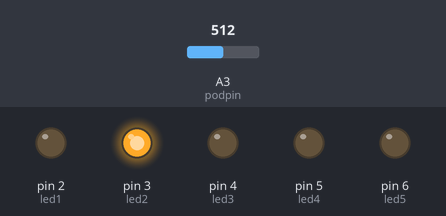
The sketch below on a simulated Arduino Uno, built with avr-gcc and run on an emulated ATmega328P. Parts: output pins drawn as LEDs (lit = HIGH). Inputs (shaded band) come from the test bench; at power-on: A3 (podpin) = 512.

Above: at 5.4 s.
5.5 s: A3 (podpin) set to 0
At 10.6 s:
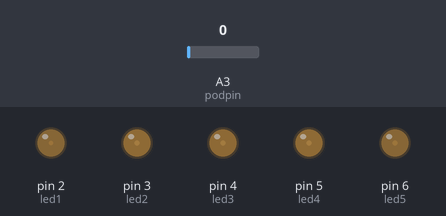
11.0 s: A3 (podpin) set to 122
At 11.3 s:
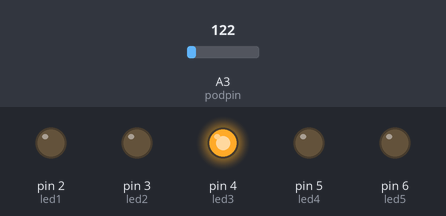
At 11.67 s:
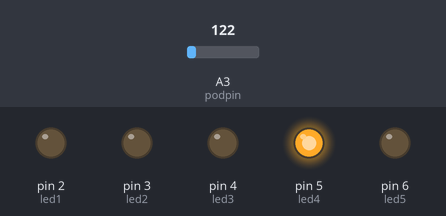
Timing chart, 0 to 22.5 s (numbered marks = the images above; inputs shaded):
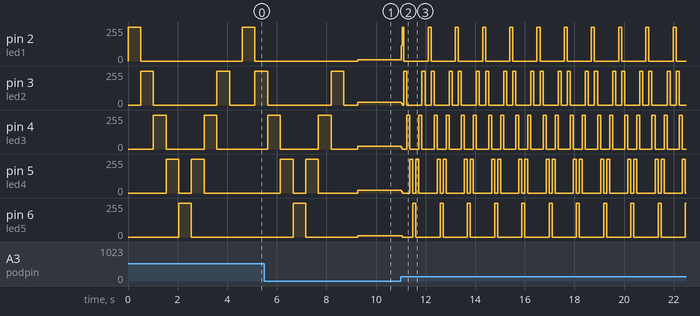

Measured:
- after the input at 11.0 s, pin 2 (led1): 9/255 → 113/255 at once, then moves between 0/255 and 255/255, repeating every 1.1 s; pin 3 (led2): 21/255 → 12/255 at once, then moves between 0/255 and 255/255, repeating every 5.5 s; pin 6 (led5): 11/255 → 0/255 after 0.06 s, then repeats every 1.1 s: 255/255 0.12 s, 0/255 0.98 s

The sketch:

opdracht4.ino
```cpp
int led1 = 2;
int led2 = 3;
int led3 = 4;
int led4 = 5;
int led5 = 6;
int delay1 = 0;
int podpin = A3;
void setup() {
  pinMode(podpin, INPUT);
  pinMode(led1, OUTPUT);
  pinMode(led2, OUTPUT);
  pinMode(led3, OUTPUT);
  pinMode(led4, OUTPUT);
  pinMode(led5, OUTPUT);
}

void loop() {
  delay1 = analogRead(podpin);
  digitalWrite(led1, HIGH);
  delay(delay1);

  digitalWrite(led1, LOW);
  digitalWrite(led2, HIGH);
  delay(delay1);

  digitalWrite(led2, LOW);
  digitalWrite(led3, HIGH);
  delay(delay1);

  digitalWrite(led3, LOW);
  digitalWrite(led4, HIGH);
  delay(delay1);

  digitalWrite(led4, LOW);
  digitalWrite(led5, HIGH);
  delay(delay1);

  digitalWrite(led5, LOW);
  digitalWrite(led4, HIGH);
  delay(delay1);

  digitalWrite(led4, LOW);
  digitalWrite(led3, HIGH);
  delay(delay1);

  digitalWrite(led3, LOW);
  digitalWrite(led2, HIGH);
  delay(delay1);

  digitalWrite(led2, LOW);
  delay(delay1);
}
```
